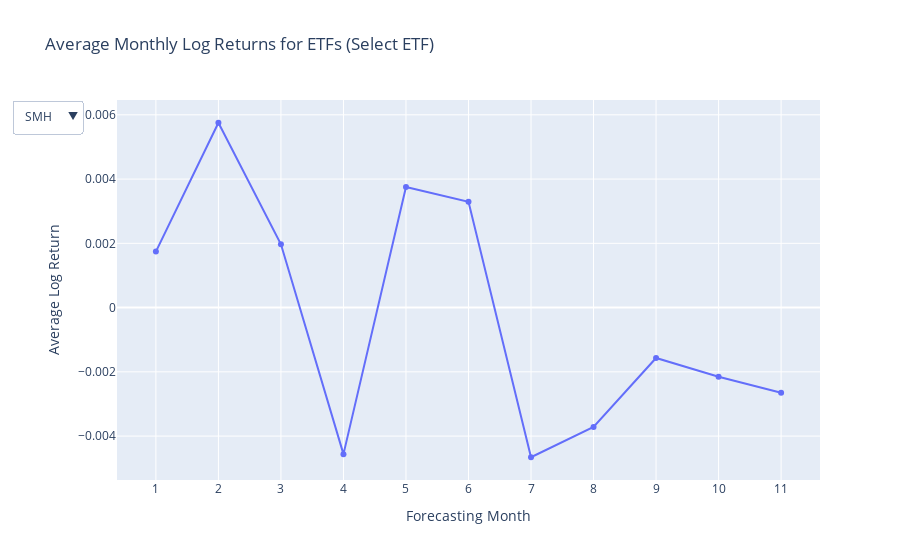

The code cell stored with this chart in its notebook:
### Code cell
import plotly.graph_objects as go

# Metadata for the ETFs
etf_metadata = {
    "SMH": {"sector": "Semiconductors", "region": "Global", "description": "VanEck Semiconductor ETF"},
    "SOXX": {"sector": "Semiconductors", "region": "USA", "description": "iShares Semiconductor ETF"},
    "PSI": {"sector": "Semiconductors", "region": "USA", "description": "Invesco Dynamic Semiconductors ETF"},
    "XSD": {"sector": "Semiconductors", "region": "USA", "description": "SPDR S&P Semiconductor ETF"},
    "IYW": {"sector": "Technology", "region": "USA", "description": "iShares U.S. Technology ETF"},
    "XLK": {"sector": "Technology", "region": "USA", "description": "Technology Select Sector SPDR Fund"},
    "VGT": {"sector": "Technology", "region": "USA", "description": "Vanguard Information Technology ETF"},
    "FTEC": {"sector": "Technology", "region": "USA", "description": "Fidelity MSCI Information Technology ETF"},
    "IGM": {"sector": "Technology", "region": "USA", "description": "iShares Expanded Tech Sector ETF"},
    "IXN": {"sector": "Technology", "region": "Global", "description": "iShares Global Tech ETF"}
}



# Create a dropdown-enabled plot
fig = go.Figure()

# Add traces for each ETF with hover text
for ticker, returns in monthly_avg_log_returns.items():
    hover_text = [
        f"{ticker}<br>Month: {month}<br>Avg Log Return: {ret:.4f}<br>"
        f"Sector: {etf_metadata[ticker]['sector']}<br>"
        f"Region: {etf_metadata[ticker]['region']}<br>"
        f"Description: {etf_metadata[ticker]['description']}"
        for month, ret in zip(range(1, 12), returns)
    ]
    fig.add_trace(go.Scatter(
        x=list(range(1, 12)),
        y=returns,
        mode='lines+markers',
        name=ticker,
        hovertext=hover_text,
        hoverinfo='text',
        visible=False  # Initially hidden
    ))

# Make the first ETF visible by default
fig.data[0].visible = True

# Create dropdown menu
dropdown_buttons = [
    {
        'label': ticker,
        'method': 'update',
        'args': [
            {'visible': [t == ticker for t in monthly_avg_log_returns.keys()]},  # Toggle visibility
            {'title': f"Average Monthly Log Returns for {ticker}"}  # Update title
        ]
    }
    for ticker in monthly_avg_log_returns
]

# Update layout with dropdown
fig.update_layout(
    title="Average Monthly Log Returns for ETFs (Select ETF)",
    xaxis_title="Forecasting Month",
    yaxis_title="Average Log Return",
    xaxis=dict(tickmode='linear', tick0=1, dtick=1),
    updatemenus=[{
        'buttons': dropdown_buttons,
        'direction': 'down',
        'showactive': True,
    }]
)

# Show the figure
fig.show()

### Figure 1 — Plotly figure (JSON) as saved in the notebook; plotly's stock layout.template omitted (floating-point values rounded to 4 significant figures)
{"data": [{"hoverinfo": "text", "hovertext": ["SMH<br>Month: 1<br>Avg Log Return: 0.0017<br>Sector: Semiconductors<br>Region: Global<br>Description: VanEck Semiconductor ETF", "SMH<br>Month: 2<br>Avg Log Return: 0.0058<br>Sector: Semiconductors<br>Region: Global<br>Description: VanEck Semiconductor ETF", "SMH<br>Month: 3<br>Avg Log Return: 0.0020<br>Sector: Semiconductors<br>Region: Global<br>Description: VanEck Semiconductor ETF", "SMH<br>Month: 4<br>Avg Log Return: -0.0046<br>Sector: Semiconductors<br>Region: Global<br>Description: VanEck Semiconductor ETF", "SMH<br>Month: 5<br>Avg Log Return: 0.0038<br>Sector: Semiconductors<br>Region: Global<br>Description: VanEck Semiconductor ETF", "SMH<br>Month: 6<br>Avg Log Return: 0.0033<br>Sector: Semiconductors<br>Region: Global<br>Description: VanEck Semiconductor ETF", "SMH<br>Month: 7<br>Avg Log Return: -0.0047<br>Sector: Semiconductors<br>Region: Global<br>Description: VanEck Semiconductor ETF", "SMH<br>Month: 8<br>Avg Log Return: -0.0037<br>Sector: Semiconductors<br>Region: Global<br>Description: VanEck Semiconductor ETF", "SMH<br>Month: 9<br>Avg Log Return: -0.0016<br>Sector: Semiconductors<br>Region: Global<br>Description: VanEck Semiconductor ETF", "SMH<br>Month: 10<br>Avg Log Return: -0.0022<br>Sector: Semiconductors<br>Region: Global<br>Description: VanEck Semiconductor ETF", "SMH<br>Month: 11<br>Avg Log Return: -0.0027<br>Sector: Semiconductors<br>Region: Global<br>Description: VanEck Semiconductor ETF"], "mode": "lines+markers", "name": "SMH", "type": "scatter", "visible": true, "x": [1, 2, 3, 4, 5, 6, 7, 8, 9, 10, 11], "y": [0.001743, 0.005753, 0.001971, -0.004561, 0.003754, 0.003294, -0.004658, -0.003715, -0.001568, -0.002154, -0.002651]}, {"hoverinfo": "text", "hovertext": ["SOXX<br>Month: 1<br>Avg Log Return: -0.0002<br>Sector: Semiconductors<br>Region: USA<br>Description: iShares Semiconductor ETF", "SOXX<br>Month: 2<br>Avg Log Return: 0.0045<br>Sector: Semiconductors<br>Region: USA<br>Description: iShares Semiconductor ETF", "SOXX<br>Month: 3<br>Avg Log Return: 0.0011<br>Sector: Semiconductors<br>Region: USA<br>Description: iShares Semiconductor ETF", "SOXX<br>Month: 4<br>Avg Log Return: -0.0040<br>Sector: Semiconductors<br>Region: USA<br>Description: iShares Semiconductor ETF", "SOXX<br>Month: 5<br>Avg Log Return: 0.0030<br>Sector: Semiconductors<br>Region: USA<br>Description: iShares Semiconductor ETF", "SOXX<br>Month: 6<br>Avg Log Return: 0.0019<br>Sector: Semiconductors<br>Region: USA<br>Description: iShares Semiconductor ETF", "SOXX<br>Month: 7<br>Avg Log Return: -0.0034<br>Sector: Semiconductors<br>Region: USA<br>Description: iShares Semiconductor ETF", "SOXX<br>Month: 8<br>Avg Log Return: -0.0027<br>Sector: Semiconductors<br>Region: USA<br>Description: iShares Semiconductor ETF", "SOXX<br>Month: 9<br>Avg Log Return: -0.0010<br>Sector: Semiconductors<br>Region: USA<br>Description: iShares Semiconductor ETF", "SOXX<br>Month: 10<br>Avg Log Return: -0.0033<br>Sector: Semiconductors<br>Region: USA<br>Description: iShares Semiconductor ETF", "SOXX<br>Month: 11<br>Avg Log Return: -0.0025<br>Sector: Semiconductors<br>Region: USA<br>Description: iShares Semiconductor ETF"], "mode": "lines+markers", "name": "SOXX", "type": "scatter", "visible": false, "x": [1, 2, 3, 4, 5, 6, 7, 8, 9, 10, 11], "y": [-0.0001746, 0.004468, 0.001138, -0.004036, 0.003007, 0.001928, -0.003411, -0.002663, -0.001048, -0.00335, -0.002468]}, {"hoverinfo": "text", "hovertext": ["PSI<br>Month: 1<br>Avg Log Return: 0.0002<br>Sector: Semiconductors<br>Region: USA<br>Description: Invesco Dynamic Semiconductors ETF", "PSI<br>Month: 2<br>Avg Log Return: 0.0059<br>Sector: Semiconductors<br>Region: USA<br>Description: Invesco Dynamic Semiconductors ETF", "PSI<br>Month: 3<br>Avg Log Return: 0.0028<br>Sector: Semiconductors<br>Region: USA<br>Description: Invesco Dynamic Semiconductors ETF", "PSI<br>Month: 4<br>Avg Log Return: -0.0015<br>Sector: Semiconductors<br>Region: USA<br>Description: Invesco Dynamic Semiconductors ETF", "PSI<br>Month: 5<br>Avg Log Return: 0.0048<br>Sector: Semiconductors<br>Region: USA<br>Description: Invesco Dynamic Semiconductors ETF", "PSI<br>Month: 6<br>Avg Log Return: 0.0045<br>Sector: Semiconductors<br>Region: USA<br>Description: Invesco Dynamic Semiconductors ETF", "PSI<br>Month: 7<br>Avg Log Return: -0.0031<br>Sector: Semiconductors<br>Region: USA<br>Description: Invesco Dynamic Semiconductors ETF", "PSI<br>Month: 8<br>Avg Log Return: 0.0005<br>Sector: Semiconductors<br>Region: USA<br>Description: Invesco Dynamic Semiconductors ETF", "PSI<br>Month: 9<br>Avg Log Return: 0.0007<br>Sector: Semiconductors<br>Region: USA<br>Description: Invesco Dynamic Semiconductors ETF", "PSI<br>Month: 10<br>Avg Log Return: -0.0016<br>Sector: Semiconductors<br>Region: USA<br>Description: Invesco Dynamic Semiconductors ETF", "PSI<br>Month: 11<br>Avg Log Return: 0.0028<br>Sector: Semiconductors<br>Region: USA<br>Description: Invesco Dynamic Semiconductors ETF"], "mode": "lines+markers", "name": "PSI", "type": "scatter", "visible": false, "x": [1, 2, 3, 4, 5, 6, 7, 8, 9, 10, 11], "y": [0.000197, 0.00589, 0.002774, -0.001519, 0.00483, 0.004546, -0.003061, 0.0005138, 0.0006578, -0.00163, 0.002797]}, {"hoverinfo": "text", "hovertext": ["XSD<br>Month: 1<br>Avg Log Return: -0.0025<br>Sector: Semiconductors<br>Region: USA<br>Description: SPDR S&P Semiconductor ETF", "XSD<br>Month: 2<br>Avg Log Return: 0.0037<br>Sector: Semiconductors<br>Region: USA<br>Description: SPDR S&P Semiconductor ETF", "XSD<br>Month: 3<br>Avg Log Return: 0.0027<br>Sector: Semiconductors<br>Region: USA<br>Description: SPDR S&P Semiconductor ETF", "XSD<br>Month: 4<br>Avg Log Return: -0.0008<br>Sector: Semiconductors<br>Region: USA<br>Description: SPDR S&P Semiconductor ETF", "XSD<br>Month: 5<br>Avg Log Return: 0.0051<br>Sector: Semiconductors<br>Region: USA<br>Description: SPDR S&P Semiconductor ETF", "XSD<br>Month: 6<br>Avg Log Return: 0.0013<br>Sector: Semiconductors<br>Region: USA<br>Description: SPDR S&P Semiconductor ETF", "XSD<br>Month: 7<br>Avg Log Return: 0.0000<br>Sector: Semiconductors<br>Region: USA<br>Description: SPDR S&P Semiconductor ETF", "XSD<br>Month: 8<br>Avg Log Return: 0.0002<br>Sector: Semiconductors<br>Region: USA<br>Description: SPDR S&P Semiconductor ETF", "XSD<br>Month: 9<br>Avg Log Return: 0.0012<br>Sector: Semiconductors<br>Region: USA<br>Description: SPDR S&P Semiconductor ETF", "XSD<br>Month: 10<br>Avg Log Return: -0.0008<br>Sector: Semiconductors<br>Region: USA<br>Description: SPDR S&P Semiconductor ETF", "XSD<br>Month: 11<br>Avg Log Return: 0.0046<br>Sector: Semiconductors<br>Region: USA<br>Description: SPDR S&P Semiconductor ETF"], "mode": "lines+markers", "name": "XSD", "type": "scatter", "visible": false, "x": [1, 2, 3, 4, 5, 6, 7, 8, 9, 10, 11], "y": [-0.002515, 0.0037, 0.002716, -0.0008455, 0.005065, 0.001312, 4.91e-05, 0.0002083, 0.001186, -0.0008304, 0.004601]}, {"hoverinfo": "text", "hovertext": ["IYW<br>Month: 1<br>Avg Log Return: 0.0013<br>Sector: Technology<br>Region: USA<br>Description: iShares U.S. Technology ETF", "IYW<br>Month: 2<br>Avg Log Return: 0.0026<br>Sector: Technology<br>Region: USA<br>Description: iShares U.S. Technology ETF", "IYW<br>Month: 3<br>Avg Log Return: 0.0004<br>Sector: Technology<br>Region: USA<br>Description: iShares U.S. Technology ETF", "IYW<br>Month: 4<br>Avg Log Return: -0.0029<br>Sector: Technology<br>Region: USA<br>Description: iShares U.S. Technology ETF", "IYW<br>Month: 5<br>Avg Log Return: 0.0034<br>Sector: Technology<br>Region: USA<br>Description: iShares U.S. Technology ETF", "IYW<br>Month: 6<br>Avg Log Return: 0.0045<br>Sector: Technology<br>Region: USA<br>Description: iShares U.S. Technology ETF", "IYW<br>Month: 7<br>Avg Log Return: -0.0015<br>Sector: Technology<br>Region: USA<br>Description: iShares U.S. Technology ETF", "IYW<br>Month: 8<br>Avg Log Return: -0.0005<br>Sector: Technology<br>Region: USA<br>Description: iShares U.S. Technology ETF", "IYW<br>Month: 9<br>Avg Log Return: 0.0009<br>Sector: Technology<br>Region: USA<br>Description: iShares U.S. Technology ETF", "IYW<br>Month: 10<br>Avg Log Return: -0.0003<br>Sector: Technology<br>Region: USA<br>Description: iShares U.S. Technology ETF", "IYW<br>Month: 11<br>Avg Log Return: 0.0025<br>Sector: Technology<br>Region: USA<br>Description: iShares U.S. Technology ETF"], "mode": "lines+markers", "name": "IYW", "type": "scatter", "visible": false, "x": [1, 2, 3, 4, 5, 6, 7, 8, 9, 10, 11], "y": [0.001302, 0.002626, 0.0004362, -0.002854, 0.003423, 0.004451, -0.001474, -0.0004535, 0.0009064, -0.0003244, 0.002466]}, {"hoverinfo": "text", "hovertext": ["XLK<br>Month: 1<br>Avg Log Return: 0.0010<br>Sector: Technology<br>Region: USA<br>Description: Technology Select Sector SPDR Fund", "XLK<br>Month: 2<br>Avg Log Return: 0.0021<br>Sector: Technology<br>Region: USA<br>Description: Technology Select Sector SPDR Fund", "XLK<br>Month: 3<br>Avg Log Return: 0.0000<br>Sector: Technology<br>Region: USA<br>Description: Technology Select Sector SPDR Fund", "XLK<br>Month: 4<br>Avg Log Return: -0.0033<br>Sector: Technology<br>Region: USA<br>Description: Technology Select Sector SPDR Fund", "XLK<br>Month: 5<br>Avg Log Return: 0.0029<br>Sector: Technology<br>Region: USA<br>Description: Technology Select Sector SPDR Fund", "XLK<br>Month: 6<br>Avg Log Return: 0.0039<br>Sector: Technology<br>Region: USA<br>Description: Technology Select Sector SPDR Fund", "XLK<br>Month: 7<br>Avg Log Return: -0.0018<br>Sector: Technology<br>Region: USA<br>Description: Technology Select Sector SPDR Fund", "XLK<br>Month: 8<br>Avg Log Return: -0.0004<br>Sector: Technology<br>Region: USA<br>Description: Technology Select Sector SPDR Fund", "XLK<br>Month: 9<br>Avg Log Return: 0.0010<br>Sector: Technology<br>Region: USA<br>Description: Technology Select Sector SPDR Fund", "XLK<br>Month: 10<br>Avg Log Return: -0.0008<br>Sector: Technology<br>Region: USA<br>Description: Technology Select Sector SPDR Fund", "XLK<br>Month: 11<br>Avg Log Return: 0.0020<br>Sector: Technology<br>Region: USA<br>Description: Technology Select Sector SPDR Fund"], "mode": "lines+markers", "name": "XLK", "type": "scatter", "visible": false, "x": [1, 2, 3, 4, 5, 6, 7, 8, 9, 10, 11], "y": [0.001027, 0.00209, 4.217e-05, -0.003308, 0.002871, 0.003901, -0.001799, -0.0004493, 0.000958, -0.0008182, 0.002034]}, {"hoverinfo": "text", "hovertext": ["VGT<br>Month: 1<br>Avg Log Return: 0.0013<br>Sector: Technology<br>Region: USA<br>Description: Vanguard Information Technology ETF", "VGT<br>Month: 2<br>Avg Log Return: 0.0028<br>Sector: Technology<br>Region: USA<br>Description: Vanguard Information Technology ETF", "VGT<br>Month: 3<br>Avg Log Return: 0.0011<br>Sector: Technology<br>Region: USA<br>Description: Vanguard Information Technology ETF", "VGT<br>Month: 4<br>Avg Log Return: -0.0024<br>Sector: Technology<br>Region: USA<br>Description: Vanguard Information Technology ETF", "VGT<br>Month: 5<br>Avg Log Return: 0.0040<br>Sector: Technology<br>Region: USA<br>Description: Vanguard Information Technology ETF", "VGT<br>Month: 6<br>Avg Log Return: 0.0047<br>Sector: Technology<br>Region: USA<br>Description: Vanguard Information Technology ETF", "VGT<br>Month: 7<br>Avg Log Return: -0.0001<br>Sector: Technology<br>Region: USA<br>Description: Vanguard Information Technology ETF", "VGT<br>Month: 8<br>Avg Log Return: 0.0008<br>Sector: Technology<br>Region: USA<br>Description: Vanguard Information Technology ETF", "VGT<br>Month: 9<br>Avg Log Return: 0.0017<br>Sector: Technology<br>Region: USA<br>Description: Vanguard Information Technology ETF", "VGT<br>Month: 10<br>Avg Log Return: 0.0003<br>Sector: Technology<br>Region: USA<br>Description: Vanguard Information Technology ETF", "VGT<br>Month: 11<br>Avg Log Return: 0.0038<br>Sector: Technology<br>Region: USA<br>Description: Vanguard Information Technology ETF"], "mode": "lines+markers", "name": "VGT", "type": "scatter", "visible": false, "x": [1, 2, 3, 4, 5, 6, 7, 8, 9, 10, 11], "y": [0.001319, 0.00279, 0.001135, -0.002425, 0.004025, 0.004694, -0.0001423, 0.0007602, 0.001671, 0.0003374, 0.003776]}, {"hoverinfo": "text", "hovertext": ["FTEC<br>Month: 1<br>Avg Log Return: 0.0027<br>Sector: Technology<br>Region: USA<br>Description: Fidelity MSCI Information Technology ETF", "FTEC<br>Month: 2<br>Avg Log Return: 0.0037<br>Sector: Technology<br>Region: USA<br>Description: Fidelity MSCI Information Technology ETF", "FTEC<br>Month: 3<br>Avg Log Return: 0.0023<br>Sector: Technology<br>Region: USA<br>Description: Fidelity MSCI Information Technology ETF", "FTEC<br>Month: 4<br>Avg Log Return: -0.0004<br>Sector: Technology<br>Region: USA<br>Description: Fidelity MSCI Information Technology ETF", "FTEC<br>Month: 5<br>Avg Log Return: 0.0050<br>Sector: Technology<br>Region: USA<br>Description: Fidelity MSCI Information Technology ETF", "FTEC<br>Month: 6<br>Avg Log Return: 0.0057<br>Sector: Technology<br>Region: USA<br>Description: Fidelity MSCI Information Technology ETF", "FTEC<br>Month: 7<br>Avg Log Return: 0.0014<br>Sector: Technology<br>Region: USA<br>Description: Fidelity MSCI Information Technology ETF", "FTEC<br>Month: 8<br>Avg Log Return: 0.0030<br>Sector: Technology<br>Region: USA<br>Description: Fidelity MSCI Information Technology ETF", "FTEC<br>Month: 9<br>Avg Log Return: 0.0033<br>Sector: Technology<br>Region: USA<br>Description: Fidelity MSCI Information Technology ETF", "FTEC<br>Month: 10<br>Avg Log Return: 0.0015<br>Sector: Technology<br>Region: USA<br>Description: Fidelity MSCI Information Technology ETF", "FTEC<br>Month: 11<br>Avg Log Return: 0.0054<br>Sector: Technology<br>Region: USA<br>Description: Fidelity MSCI Information Technology ETF"], "mode": "lines+markers", "name": "FTEC", "type": "scatter", "visible": false, "x": [1, 2, 3, 4, 5, 6, 7, 8, 9, 10, 11], "y": [0.002651, 0.003739, 0.002305, -0.0004394, 0.005007, 0.005712, 0.001375, 0.003025, 0.003298, 0.001465, 0.005433]}, {"hoverinfo": "text", "hovertext": ["IGM<br>Month: 1<br>Avg Log Return: 0.0021<br>Sector: Technology<br>Region: USA<br>Description: iShares Expanded Tech Sector ETF", "IGM<br>Month: 2<br>Avg Log Return: 0.0040<br>Sector: Technology<br>Region: USA<br>Description: iShares Expanded Tech Sector ETF", "IGM<br>Month: 3<br>Avg Log Return: 0.0010<br>Sector: Technology<br>Region: USA<br>Description: iShares Expanded Tech Sector ETF", "IGM<br>Month: 4<br>Avg Log Return: -0.0028<br>Sector: Technology<br>Region: USA<br>Description: iShares Expanded Tech Sector ETF", "IGM<br>Month: 5<br>Avg Log Return: 0.0029<br>Sector: Technology<br>Region: USA<br>Description: iShares Expanded Tech Sector ETF", "IGM<br>Month: 6<br>Avg Log Return: 0.0041<br>Sector: Technology<br>Region: USA<br>Description: iShares Expanded Tech Sector ETF", "IGM<br>Month: 7<br>Avg Log Return: -0.0014<br>Sector: Technology<br>Region: USA<br>Description: iShares Expanded Tech Sector ETF", "IGM<br>Month: 8<br>Avg Log Return: -0.0000<br>Sector: Technology<br>Region: USA<br>Description: iShares Expanded Tech Sector ETF", "IGM<br>Month: 9<br>Avg Log Return: 0.0012<br>Sector: Technology<br>Region: USA<br>Description: iShares Expanded Tech Sector ETF", "IGM<br>Month: 10<br>Avg Log Return: -0.0002<br>Sector: Technology<br>Region: USA<br>Description: iShares Expanded Tech Sector ETF", "IGM<br>Month: 11<br>Avg Log Return: 0.0027<br>Sector: Technology<br>Region: USA<br>Description: iShares Expanded Tech Sector ETF"], "mode": "lines+markers", "name": "IGM", "type": "scatter", "visible": false, "x": [1, 2, 3, 4, 5, 6, 7, 8, 9, 10, 11], "y": [0.00213, 0.003958, 0.001044, -0.002797, 0.002899, 0.004071, -0.00138, -4.869e-05, 0.001198, -0.0002159, 0.002721]}, {"hoverinfo": "text", "hovertext": ["IXN<br>Month: 1<br>Avg Log Return: 0.0013<br>Sector: Technology<br>Region: Global<br>Description: iShares Global Tech ETF", "IXN<br>Month: 2<br>Avg Log Return: 0.0026<br>Sector: Technology<br>Region: Global<br>Description: iShares Global Tech ETF", "IXN<br>Month: 3<br>Avg Log Return: 0.0010<br>Sector: Technology<br>Region: Global<br>Description: iShares Global Tech ETF", "IXN<br>Month: 4<br>Avg Log Return: -0.0030<br>Sector: Technology<br>Region: Global<br>Description: iShares Global Tech ETF", "IXN<br>Month: 5<br>Avg Log Return: 0.0037<br>Sector: Technology<br>Region: Global<br>Description: iShares Global Tech ETF", "IXN<br>Month: 6<br>Avg Log Return: 0.0048<br>Sector: Technology<br>Region: Global<br>Description: iShares Global Tech ETF", "IXN<br>Month: 7<br>Avg Log Return: -0.0011<br>Sector: Technology<br>Region: Global<br>Description: iShares Global Tech ETF", "IXN<br>Month: 8<br>Avg Log Return: -0.0001<br>Sector: Technology<br>Region: Global<br>Description: iShares Global Tech ETF", "IXN<br>Month: 9<br>Avg Log Return: 0.0006<br>Sector: Technology<br>Region: Global<br>Description: iShares Global Tech ETF", "IXN<br>Month: 10<br>Avg Log Return: -0.0009<br>Sector: Technology<br>Region: Global<br>Description: iShares Global Tech ETF", "IXN<br>Month: 11<br>Avg Log Return: 0.0017<br>Sector: Technology<br>Region: Global<br>Description: iShares Global Tech ETF"], "mode": "lines+markers", "name": "IXN", "type": "scatter", "visible": false, "x": [1, 2, 3, 4, 5, 6, 7, 8, 9, 10, 11], "y": [0.001253, 0.002623, 0.000967, -0.002956, 0.003735, 0.004818, -0.001054, -7.952e-05, 0.0006429, -0.0009051, 0.001724]}], "layout": {"title": {"text": "Average Monthly Log Returns for ETFs (Select ETF)"}, "updatemenus": [{"buttons": [{"args": [{"visible": [true, false, false, false, false, false, false, false, false, false]}, {"title": "Average Monthly Log Returns for SMH"}], "label": "SMH", "method": "update"}, {"args": [{"visible": [false, true, false, false, false, false, false, false, false, false]}, {"title": "Average Monthly Log Returns for SOXX"}], "label": "SOXX", "method": "update"}, {"args": [{"visible": [false, false, true, false, false, false, false, false, false, false]}, {"title": "Average Monthly Log Returns for PSI"}], "label": "PSI", "method": "update"}, {"args": [{"visible": [false, false, false, true, false, false, false, false, false, false]}, {"title": "Average Monthly Log Returns for XSD"}], "label": "XSD", "method": "update"}, {"args": [{"visible": [false, false, false, false, true, false, false, false, false, false]}, {"title": "Average Monthly Log Returns for IYW"}], "label": "IYW", "method": "update"}, {"args": [{"visible": [false, false, false, false, false, true, false, false, false, false]}, {"title": "Average Monthly Log Returns for XLK"}], "label": "XLK", "method": "update"}, {"args": [{"visible": [false, false, false, false, false, false, true, false, false, false]}, {"title": "Average Monthly Log Returns for VGT"}], "label": "VGT", "method": "update"}, {"args": [{"visible": [false, false, false, false, false, false, false, true, false, false]}, {"title": "Average Monthly Log Returns for FTEC"}], "label": "FTEC", "method": "update"}, {"args": [{"visible": [false, false, false, false, false, false, false, false, true, false]}, {"title": "Average Monthly Log Returns for IGM"}], "label": "IGM", "method": "update"}, {"args": [{"visible": [false, false, false, false, false, false, false, false, false, true]}, {"title": "Average Monthly Log Returns for IXN"}], "label": "IXN", "method": "update"}], "direction": "down", "showactive": true}], "xaxis": {"dtick": 1, "tick0": 1, "tickmode": "linear", "title": {"text": "Forecasting Month"}}, "yaxis": {"title": {"text": "Average Log Return"}}}}
